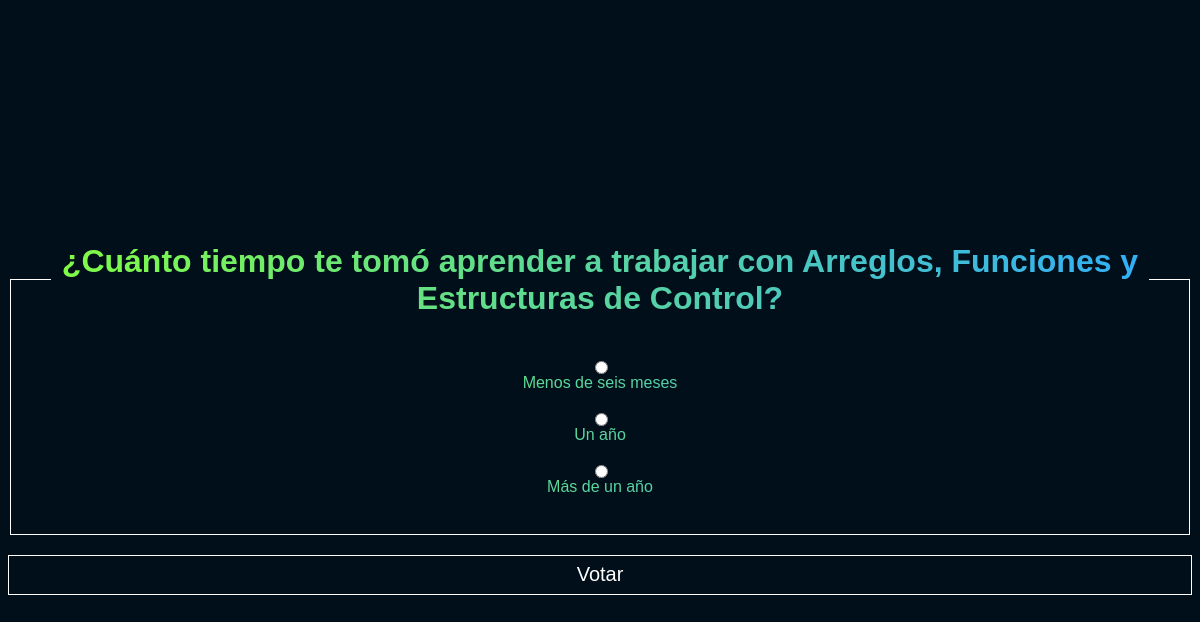
The page /polls/2/detail/ on the database its author committed.
### polls/models.py (models this page shows, shortened)
class Question(models.Model):
    question_text = models.CharField(max_length=200)
    pub_date = models.DateTimeField("date published")

class Choice(models.Model):
    question = models.ForeignKey(Question, on_delete=models.CASCADE)
    choice_text = models.CharField(max_length=200)
    votes = models.IntegerField(default=0)

### polls/views.py (the view)
# urls.py: path("<int:pk>/detail/", views.DetailView.as_view(), name="detail"),
class DetailView(generic.DetailView):
    model = Question
    template_name = "polls/detail.html"
    def get_queryset(self):
        return Question.objects.filter(pub_date__lte=timezone.now())

### polls/templates/polls/detail.html (shortened to what this page needs)
{% load static %}
<!DOCTYPE html>
<html lang="en">
<head>
    <link rel="stylesheet" href="{% static 'polls/style.css' %}">
    <link rel="stylesheet" href="{% static 'polls/detail.css' %}">
</head>
<body>
    <form action="{% url 'polls:vote' question.id %}" method="post">
        <fieldset>
            <legend><h1>{{ question.question_text }}</h1></legend>
            {% for choice in question.choice_set.all %}
                <input
                type="radio"
                name="choice"
                id="choice{{ forloop.counter }}"
                value="{{ choice.id }}"
                >
                <label for="choice{{ forloop.counter }} ">
                    {{ choice.choice_text }}
                </label>
                <br>
            {% endfor %}
        </fieldset>
        <input type="submit" value="Votar">
    </form>
</body>
</html>

### polls/static/polls/style.css (style rules this page uses)
body, header, ul, li, footer { align-items: center; display: flex; justify-content: center; }
body { background: hsl(204, 100%, 5%); flex-direction: column; font-family: Arial, Helvetica, sans-serif; height: 100vh; }

### polls/static/polls/detail.css (style rules this page uses)
form { background: linear-gradient( to right, hsl(98, 100%, 62%), hsl(204, 100%, 59%) ); -webkit-background-clip: text; -webkit-text-fill-color: transparent; text-align: center; }
fieldset { align-items: center; border: 1px solid white; display: flex; flex-direction: column; justify-content: center; padding: 20px 40px; }
input[type="submit"] { -webkit-text-fill-color: white; background-color: hsl(205, 100%, 5%); border: 1px solid white; font-size: 20px; height: 40px; margin-top: 20px; width: 100%; cursor: pointer; }

### rows shown on the page
Question: question_text "¿Cuánto tiempo te tomó aprender a trabajar con Arreglos, Funciones y Estructuras de Control?"
Choice: choice_text "Menos de seis meses"
Choice: choice_text "Un año"
Choice: choice_text "Más de un año"
